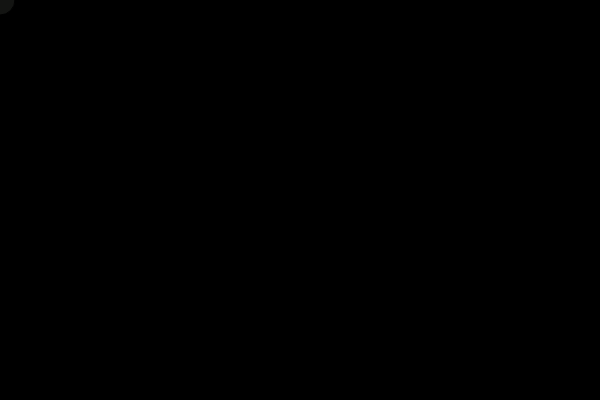
Frame 1 (no input)
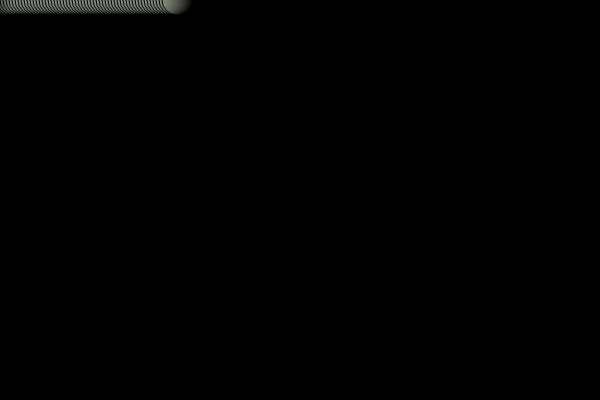
Frame 60 (no input)
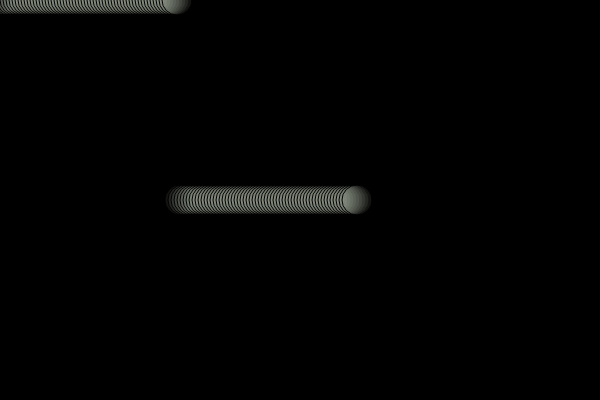
Frame 120 (the mouse pressed at the canvas centre since frame 60)

The p5.js sketch that drew these frames (run headless with seeded random() and noise() and a simulated clock; from frame 60 on, the mouse is pressed at the canvas centre):

// p5.js sketch
// ── sketch.js
var circleX = 0


function setup() {
  createCanvas(600,400)
  background(0)
}

function draw() {
fill(244,250,230,20);
stroke(1)
ellipse(circleX*3,mouseY,30,30);


circleX= circleX+1;
  
}
